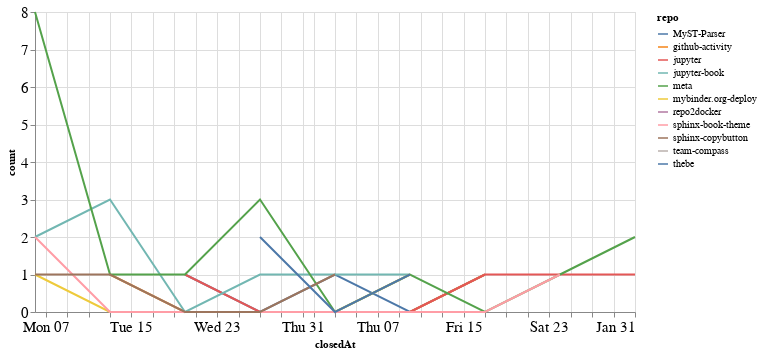

Notebook cell for this chart:
### Code cell
closed_by_time = closed_by.groupby('repo').resample('W', on='closedAt').count()['author'].reset_index()
closed_by_time = closed_by_time.rename(columns={'author': 'count'})

alt.Chart(closed_by_time, width=600).mark_line().encode(
    x='closedAt',
    y='count',
    color='repo',
    tooltip="repo"
)

### Figure 1 — Vega-Lite specification as saved in the notebook (floating-point values rounded to 4 significant figures)
{"config": {"axisLeft": {"labelFontSize": 15}, "axisBottom": {"labelFontSize": 15}}, "data": {"name": "data-7cd5df4959442cd132b1dfd986b02de7"}, "mark": "line", "encoding": {"color": {"type": "nominal", "field": "repo"}, "tooltip": {"type": "nominal", "field": "repo"}, "x": {"type": "temporal", "field": "closedAt"}, "y": {"type": "quantitative", "field": "count"}}, "width": 600, "$schema": "https://vega.github.io/schema/vega-lite/v4.8.1.json", "datasets": {"data-7cd5df4959442cd132b1dfd986b02de7": [{"repo": "MyST-Parser", "closedAt": "2020-12-20T00:00:00", "count": 1}, {"repo": "MyST-Parser", "closedAt": "2020-12-27T00:00:00", "count": 0}, {"repo": "MyST-Parser", "closedAt": "2021-01-03T00:00:00", "count": 1}, {"repo": "MyST-Parser", "closedAt": "2021-01-10T00:00:00", "count": 0}, {"repo": "MyST-Parser", "closedAt": "2021-01-17T00:00:00", "count": 1}, {"repo": "github-activity", "closedAt": "2020-12-13T00:00:00", "count": 1}, {"repo": "github-activity", "closedAt": "2020-12-20T00:00:00", "count": 0}, {"repo": "github-activity", "closedAt": "2020-12-27T00:00:00", "count": 0}, {"repo": "github-activity", "closedAt": "2021-01-03T00:00:00", "count": 0}, {"repo": "github-activity", "closedAt": "2021-01-10T00:00:00", "count": 0}, {"repo": "github-activity", "closedAt": "2021-01-17T00:00:00", "count": 1}, {"repo": "jupyter", "closedAt": "2020-12-20T00:00:00", "count": 1}, {"repo": "jupyter", "closedAt": "2020-12-27T00:00:00", "count": 0}, {"repo": "jupyter", "closedAt": "2021-01-03T00:00:00", "count": 0}, {"repo": "jupyter", "closedAt": "2021-01-10T00:00:00", "count": 0}, {"repo": "jupyter", "closedAt": "2021-01-17T00:00:00", "count": 1}, {"repo": "jupyter", "closedAt": "2021-01-24T00:00:00", "count": 1}, {"repo": "jupyter", "closedAt": "2021-01-31T00:00:00", "count": 1}, {"repo": "jupyter-book", "closedAt": "2020-12-06T00:00:00", "count": 2}, {"repo": "jupyter-book", "closedAt": "2020-12-13T00:00:00", "count": 3}, {"repo": "jupyter-book", "closedAt": "2020-12-20T00:00:00", "count": 0}, {"repo": "jupyter-book", "closedAt": "2020-12-27T00:00:00", "count": 1}, {"repo": "jupyter-book", "closedAt": "2021-01-03T00:00:00", "count": 1}, {"repo": "jupyter-book", "closedAt": "2021-01-10T00:00:00", "count": 1}, {"repo": "meta", "closedAt": "2020-12-06T00:00:00", "count": 8}, {"repo": "meta", "closedAt": "2020-12-13T00:00:00", "count": 1}, {"repo": "meta", "closedAt": "2020-12-20T00:00:00", "count": 1}, {"repo": "meta", "closedAt": "2020-12-27T00:00:00", "count": 3}, {"repo": "meta", "closedAt": "2021-01-03T00:00:00", "count": 0}, {"repo": "meta", "closedAt": "2021-01-10T00:00:00", "count": 1}, {"repo": "meta", "closedAt": "2021-01-17T00:00:00", "count": 0}, {"repo": "meta", "closedAt": "2021-01-24T00:00:00", "count": 1}, {"repo": "meta", "closedAt": "2021-01-31T00:00:00", "count": 2}, {"repo": "mybinder.org-deploy", "closedAt": "2020-12-06T00:00:00", "count": 1}, {"repo": "mybinder.org-deploy", "closedAt": "2020-12-13T00:00:00", "count": 0}, {"repo": "mybinder.org-deploy", "closedAt": "2020-12-20T00:00:00", "count": 0}, {"repo": "mybinder.org-deploy", "closedAt": "2020-12-27T00:00:00", "count": 0}, {"repo": "mybinder.org-deploy", "closedAt": "2021-01-03T00:00:00", "count": 0}, {"repo": "mybinder.org-deploy", "closedAt": "2021-01-10T00:00:00", "count": 1}, {"repo": "repo2docker", "closedAt": "2021-01-24T00:00:00", "count": 1}, {"repo": "sphinx-book-theme", "closedAt": "2020-12-06T00:00:00", "count": 2}, {"repo": "sphinx-book-theme", "closedAt": "2020-12-13T00:00:00", "count": 0}, {"repo": "sphinx-book-theme", "closedAt": "2020-12-20T00:00:00", "count": 0}, {"repo": "sphinx-book-theme", "closedAt": "2020-12-27T00:00:00", "count": 0}, {"repo": "sphinx-book-theme", "closedAt": "2021-01-03T00:00:00", "count": 0}, {"repo": "sphinx-book-theme", "closedAt": "2021-01-10T00:00:00", "count": 0}, {"repo": "sphinx-book-theme", "closedAt": "2021-01-17T00:00:00", "count": 0}, {"repo": "sphinx-book-theme", "closedAt": "2021-01-24T00:00:00", "count": 1}, {"repo": "sphinx-copybutton", "closedAt": "2020-12-06T00:00:00", "count": 1}, {"repo": "sphinx-copybutton", "closedAt": "2020-12-13T00:00:00", "count": 1}, {"repo": "sphinx-copybutton", "closedAt": "2020-12-20T00:00:00", "count": 0}, {"repo": "sphinx-copybutton", "closedAt": "2020-12-27T00:00:00", "count": 0}, {"repo": "sphinx-copybutton", "closedAt": "2021-01-03T00:00:00", "count": 1}, {"repo": "team-compass", "closedAt": "2020-12-20T00:00:00", "count": 1}, {"repo": "thebe", "closedAt": "2020-12-27T00:00:00", "count": 2}, {"repo": "thebe", "closedAt": "2021-01-03T00:00:00", "count": 0}, {"repo": "thebe", "closedAt": "2021-01-10T00:00:00", "count": 1}]}}
